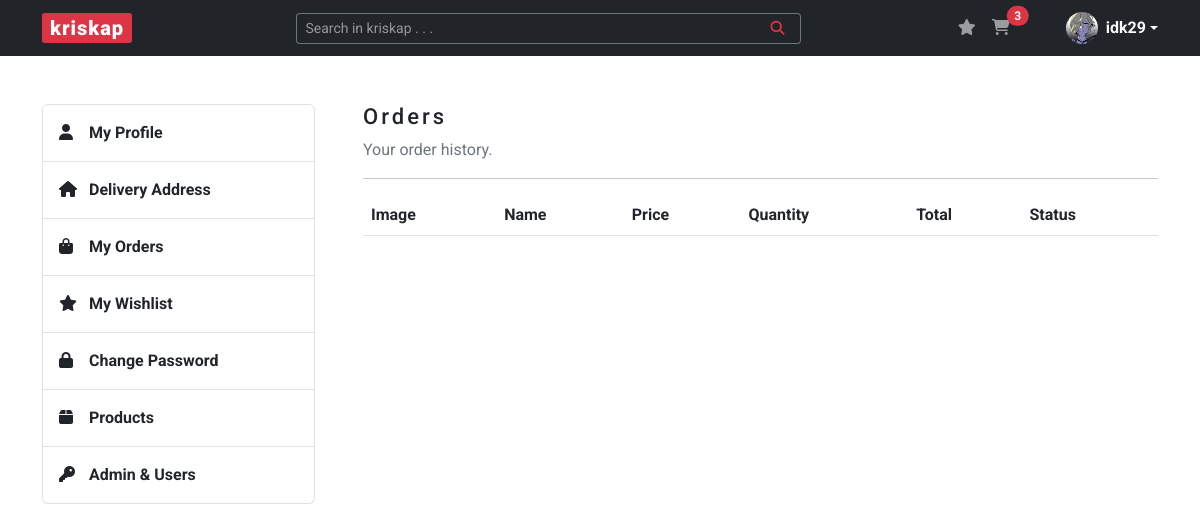
The app's page /order (signed in) with its own data.
### kriskap/models.py (models this page shows)
class User(db.Model, UserMixin):
    __tablename__ = "users"
    id = db.Column(db.Integer, primary_key=True)
    user_type = db.Column(db.String(20), nullable=False)
    username = db.Column(db.String(20), unique=True, nullable=False)
    name = db.Column(db.String(100), nullable=False)
    email = db.Column(db.String(100), unique=True, nullable=False)
    image_file = db.Column(db.String(250), nullable=False, default="default.png")
    password = db.Column(db.String(100), nullable=False)
    carts = relationship("Cart", back_populates="buyer")
    wishlists = relationship("Wishlist", back_populates="wisher")
    addresses = relationship("Address", back_populates="buyer")
    orders = relationship("Order", back_populates="buyer")

### kriskap/orders/routes.py (the view)
@orders.route("/order", methods=["GET"])
@login_required
def order():
    orders = Order.query.filter_by(buyer_id=current_user.id).order_by(desc("id")).all()
    return render_template("order.html", orders=orders, title="Orders")

### kriskap/models.py (called while the page is built)
@login_manager.user_loader
def load_user(user_id):
    return User.query.get(int(user_id))

### kriskap/templates/order.html (shortened to what this page needs)
{% extends "base.html" %}
{% block content %}
    <section id="section-order" class="content-section mb-5">
        <div class="row justify-content-between">
            {% include "aside.html" %}
            <div class="col-lg-9 ps-lg-5">
                <h3>Orders</h3>
                <p class="text-secondary">Your order history.</p>
                <hr>
                <table class="table">
                    <thead>
                      <tr>
                        <th scope="col">Image</th>
                        <th scope="col">Name</th>
                        <th scope="col">Price</th>
                        <th scope="col">Quantity</th>
                        <th scope="col">Total</th>
                        <th scope="col">Status</th>
                      </tr>
                    </thead>
                </table>
            </div>
        </div>
    </section>
{% endblock %}

### kriskap/templates/base.html (shortened to what this page needs)
<!DOCTYPE html>
<html lang="en">
<head>
    <link rel="stylesheet" href="https://cdn.jsdelivr.net/npm/bootstrap@5.3.0-alpha1/dist/css/bootstrap.min.css">
    <link rel="stylesheet" href="{{ url_for('static', filename='css/styles.css') }}">
</head>
<body>
    <header>
        <nav class="navbar navbar-expand-lg navbar-dark bg-dark">
            <div class="container">
                <a class="navbar-brand px-2 py-0" href="{{ url_for('main.home') }}">kriskap</a>
                <div class="collapse navbar-collapse" id="navbarSupportedContent">
                    <form method="POST" action="{{ url_for('products.search_product') }}" class="d-flex ms-auto form-search w-50" role="search">
                        <div class="input-group input-group-sm">
                            <input name="search-product" type="text" class="form-control text-bg-dark border-secondary border-end-0" placeholder="Search in kriskap . . ." aria-label="Search in kriskap . . ." aria-describedby="button-addon">
                            <button class="btn btn-outline-danger border-start-0 border-secondary" type="submit" id="button-addon"><i class="fa-solid fa-magnifying-glass px-2"></i></button>
                        </div>
                    </form>
                    <ul class="navbar-nav ms-auto mb-2 mb-lg-0 notification-cart">
                        <li class="nav-item">
                            <a href="{{ url_for('wishlists.wishlist') }}" class="nav-link d-inline-block">
                                <i class="fa-solid fa-star"></i>
                            </a>
                        </li>
                        <li class="nav-item me-5">
                            <a href="{{ url_for('carts.cart') }}" class="nav-link position-relative d-inline-block">
                                <i class="fa-solid fa-cart-shopping"></i>
                                {% if current_user.is_authenticated %}
                                    <span id="cartTotal" class="position-absolute start-100 translate-middle badge rounded-pill bg-danger">
                                        {% set items = [] %}
                                        {{ items | sum }}
                                    </span>
                                {% endif %}
                            </a>
                        </li>
                        {% if current_user.is_authenticated %}
                        <li class="dropdown d-flex align-items-center">
                            <a href="#" class="d-flex align-items-center text-light text-decoration-none dropdown-toggle" data-bs-toggle="dropdown" aria-expanded="false">
                                <img src="{{ url_for('static', filename='img/profile_pics/' + current_user.image_file) }}" alt="" width="32" height="32" class="rounded-circle me-2">
                                <strong>{{ current_user.username }}</strong>
                            </a>
                        </li>
                        {% endif %}
                    </ul>
                </div>
            </div>
        </nav>
    </header>
    <main class="container mt-5">
        {% block content %} {% endblock %}
    </main>
</body>
</html>

### kriskap/static/css/styles.css (style rules this page uses)
body { font-family: 'Roboto', sans-serif; color: #212529; }
h3, legend { font-size: 1.375rem; font-weight: 500; line-height: 1.65rem; letter-spacing: 3px; }
a { color: #212529; text-decoration: none; }
.navbar-brand { background-color: #DC3545; border-radius: 3px; font-weight: 900; letter-spacing: 1px; }
.form-control::placeholder { color: #979797; opacity: 1; }

### records on screen
User: image_file (picture), username "idk29"

### other values on screen
{{ items | sum }} "3"
